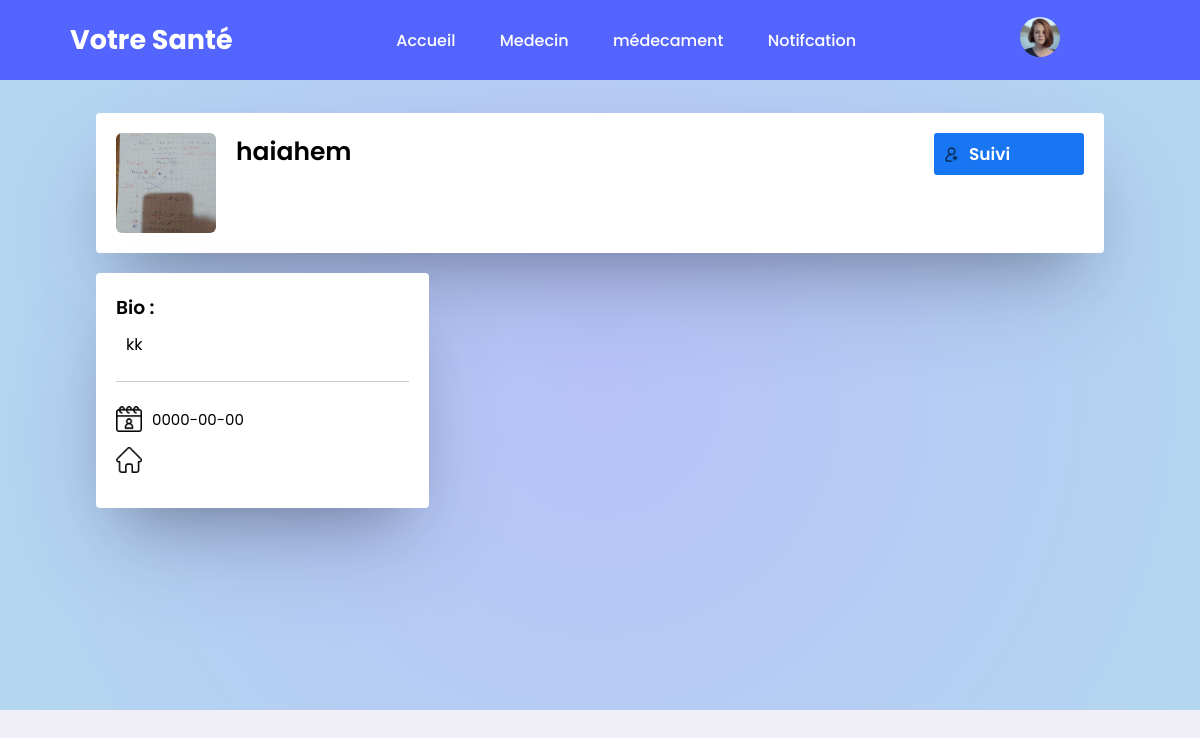
Screenshot of /profile-patient-show.php?id=92 (signed in) with the database file from the repository.
### tables this page shows
CREATE TABLE `patient` (
  `name` varchar(255) NOT NULL,
  `email` varchar(255) NOT NULL,
  `password` varchar(255) NOT NULL,
  `user_type` varchar(255) NOT NULL,
  `photo_profile` varchar(255) NOT NULL,
  `id_pers` int(255) NOT NULL,
  `bio` varchar(255) NOT NULL,
  `ville` varchar(255) NOT NULL,
  `date_naissance` date NOT NULL
);

### sessionPatient.php (called while the page is built, shortened)
<?php
if (!isset($_SESSION['user_id'])) {
    header('location:index.php');
}else {
$user_id = $_SESSION['user_id'];
$getdataPersonne = mysqli_query($conn,"SELECT * FROM personne WHERE id = '$user_id' ");
$res = mysqli_fetch_assoc($getdataPersonne);
if($res['user_type'] == 'patient'){
    $getdataPatient = mysqli_query($conn,"SELECT * FROM patient WHERE id_pers = '$user_id' ");
    $row = mysqli_fetch_assoc($getdataPatient);
 }elseif($res['user_type'] == 'médecin'){
    $getdataMedecin = mysqli_query($conn,"SELECT * FROM médecin WHERE id_pers = '$user_id' ");
    $user_type = 'médecin';
    $row = mysqli_fetch_assoc($getdataMedecin);
 }elseif($res['user_type'] == 'délégué_médical') {
   $user_type = 'délégué_médical';
    $getdataDeg = mysqli_query($conn,"SELECT * FROM délégué_médical WHERE id_pers = '$user_id' ");
    $row = mysqli_fetch_assoc($getdataDeg);
 }
}
?>

### profile-patient-show.php (the view, shortened to what this page needs)
<?php
include ('config.php');
include ('sessionPatient.php');
$pers_id = (int) $_GET['id'];
if (isset($_GET['id'])) {
    $get_pers_id = "SELECT * FROM patient where id_pers = '$pers_id'";
    $run_pers_id = mysqli_query($conn, $get_pers_id);
    $row_pers_id = mysqli_fetch_array($run_pers_id);
   }
   $is_suivi = mysqli_num_rows(mysqli_query($conn, "SELECT * FROM suive WHERE id_medecin = '$user_id' AND id_patient = '$pers_id' AND status ='en attend'"));
?>
<!DOCTYPE html>
<html lang="en">
<head>
    <link rel="stylesheet" href="css/style.css">
    <link rel="stylesheet" href="css/navbar.css">
</head>
<body>
<?php
include ('navbar.php');
?>
    <div class="profile-container" style="  height: 630px; ;">
        <div class="profile-detailes">
            <div class="pd-left">
                <div class="pd-row">
                    <img id="pd-img" src="img/photoProfile/<?php echo $row_pers_id["photo_profile"]?>" class="pd-image" >
                    <div>
                        <h3><?php echo $row_pers_id['name']; ?></h3>
                    </div>
                </div>
            </div>
            <div class="pd-right">
            <form method="post">
                <?php if ($is_suivi) { ?>
                   <form method="post">
                       <button type="submit" name="desabonner" id="btn-follow" class="follow-btn follow">
                           <img src="img/profile_page/add-friends.png"> Désabonner
                       </button>
                   </form>
               <?php } else { ?>
                   <form method="post">
                       <button type="button"onclick ="toggle()"  id="btn-follow" class="follow-btn"><img src="img/profile_page/add-friends.png"> Suivi</button>
                           <?php } ?>
                   </form>
                <br>
            </div>
        </div>
        <div class="profile-info">
            <div class="info-col">
                <div class="profile-intro">
                    <h3>Bio : </h3>
                    <p class="intro-text"><?php echo $row['bio']; ?></p>
                    <hr>
                    <ul>
                        <li><img src="img/profile_page/date-of-birth.png"><?php echo $row_pers_id['date_naissance']; ?></li>
                        <li><img src="img/profile_page/home.png"><?php echo $row_pers_id['ville'];?> </li>
                    </ul>
                </div>
        </div>
    </div>
    </div>
</body>
</html>

### navbar.php (shortened to what this page needs)
<header class="nav-bar">
    <a href="#"class="logo">Votre Santé</a>
    <nav class="nav_links">
    <ul>
    <li><a href="<?php if ($row['user_type']=='médecin') { echo "médecin_page.php";}
                  else if ($row['user_type']=='patient') {
                  echo"user_page.php";} else{echo"délégué_médical_page.php"; } ?>">Accueil</a></li>
    <li><a href="<?php if ($row['user_type']=='médecin') { echo "search_patient.php";}
                  else {
                  echo"search_medecin.php";} ?>">
                  <?php if ($row['user_type']=='médecin') { echo "Patient";}
                  else if ($row['user_type']=='patient') {
                  echo"Medecin";}else{
                    echo"Medecin";} ?></a></li>
 <li><a href="medicament.php">médecament</a></li>
   <?php  if ($row['user_type'] !='délégué_médical') { ?>
    <li><a href="<?php
                  if ($row['user_type']=='médecin') { echo "médecin-notification.php";}
                  else if ($row['user_type']=='patient') {
                  echo"patient-notification.php";} else{echo"#"; } ?>">Notifcation</a></li>
  </ul>
  <?php  } ?>
    </nav>
    <div onclick="menuToggle();" class="profile">
    <img src="img/photoProfile/<?php echo $row['photo_profile'];?>" class="photo_profil">
    </div>
</header>

### css/style.css (style rules this page uses)
:root { --color-dark: hsl(252,30%,17%); --color-gray: hsl(252,15%,65%); --color-white: hsl(252,30%,100%); --color-light: hsl(252,30%,95%); --color-primary: hsl(209, 58%, 22%); --color-secondary: hsl(252,100%,90%); --color-denger: hsl(0,95%,65%); --color-success: hsl(120,95%,65%); --color-black: hsl(252,30%,10%); --pp-bg: #173857; --border-radius : 2rem; --card-border-radius : 1rem; --btn-padding : 0.6rem 2rem; --search-padding : 0.6rem 1rem; --card-padding : 2rem; --sticky-top-left:6.9rem; --sticky-top-right:-18rem; }
:root { --color-1: #4066da; --color-2: #708ce3; --color-3: #a0b3ed; --color-4: #cfd9f6; --color-denger-1: #d40000; --color-denger-2: #e56666; --color-denger-3: #ee9999; --color-success: #00b374; --color-success: #33c290; --color-success: #99e1c7; }
* { font-family: 'Poppins', sans-serif; margin: 0; padding: 0; box-sizing: border-box; outline: none; border: none; text-decoration: none; }
.profile-container { padding: 33px 8%; color: #000000; margin-top: 80px; background: rgb(183,194,249); background: radial-gradient(circle, rgba(183,194,249,1) 0%, rgba(180,215,239,1) 100%); }
.nav-bar { top: 0; }
.profile-detailes { background: #fff; padding: 20px; border-radius: 4px; display: flex; align-items: flex-start; justify-content: space-between; box-shadow: rgba(50, 50, 93, 0.25) 0px 50px 100px -20px, rgba(0, 0, 0, 0.3) 0px 30px 60px -30px; }
.pd-row { display: flex; align-items: flex-start; }
.pd-image { width: 100px; height: 100px; object-fit: cover; margin-right: 20px; border-radius: 6px; }
.pd-row div h3 { font-size: 25px; font-weight: 600; }
.pd-right button { background: #1876f2; border: 0; outline: 0; padding: 8px 10px; width: 150px; display: inline-flex; align-items: center; color: #fff; border-radius: 3px; margin-left: 10px; cursor: pointer; font-size: 17px; font-weight: 530; transition: 0.5s; }
.pd-right button img { height: 15px; margin-right: 10px; }
.pd-right { text-align: right; }
.profile-info { display: flex; align-items: flex-start; justify-content: space-between; margin-top: 20px; }
.info-col { flex-basis: 33%; }
.profile-intro { background: #FFF; padding: 20px; margin-bottom: 20px; border-radius: 4px; box-shadow: rgba(50, 50, 93, 0.25) 0px 50px 100px -20px, rgba(0, 0, 0, 0.3) 0px 30px 60px -30px; }
.profile-intro h3 { font-weight: 600; }
.intro-text { text-align: left; margin: 10px; }
.profile-intro hr { border: 0; height: 1px; background: #ccc; margin: 24px 0; }
.profile-intro ul li { list-style: none; margin: 15px 0; font-size: 15px; display: flex; align-items: center; }
.profile-intro ul li img { width: 26px; margin-right: 10px; }
body { background: var(--color-light); }

### css/navbar.css (style rules this page uses)
* { font-family: 'Poppins', sans-serif; margin: 0; padding: 0; box-sizing: border-box; outline: none; border: none; text-decoration: none; }
.nav-bar li,a { font-weight: 500; font-size: 16px; color: #fff; text-decoration: none; }
.nav-bar { top: 0; position: fixed; z-index: 999; width: 100%; display: flex; justify-content: space-between; align-items: center; padding: 30px 70px; background: #5465FF; height: 80px; }
.photo_profil { width: 40px; height: 40px; border-radius: 50%; cursor: pointer; }
.logo { cursor: pointer; font-size: 27px; font-weight: bold; }
.nav_links { list-style: none; }
.nav_links li { display: inline-block; padding: 0 20px; }
.nav_links li a { transition: all 0.3s ease 0; }
.profile { margin-right: 70px; }

### rows the page displays
patient: photo_profile (picture), bio "kk"
patient: photo_profile (picture), name "haiahem", date_naissance "0000-00-00"
